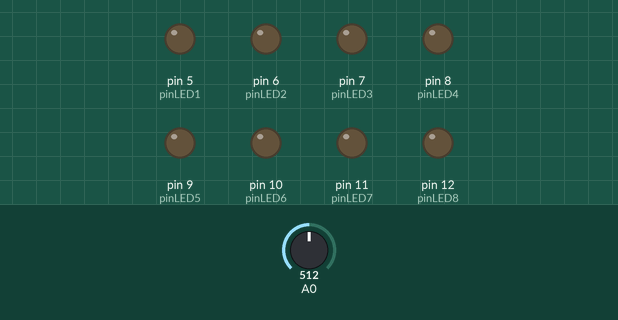
This sketch was run on a simulated Arduino Uno, built with avr-gcc and run on an emulated ATmega328P. On the bench: output pins drawn as LEDs (lit = HIGH). The inputs (shaded band) are chosen by the test bench; at power-on: A0 = 512.

Above: at 2.5 s.
At 7.5 s:
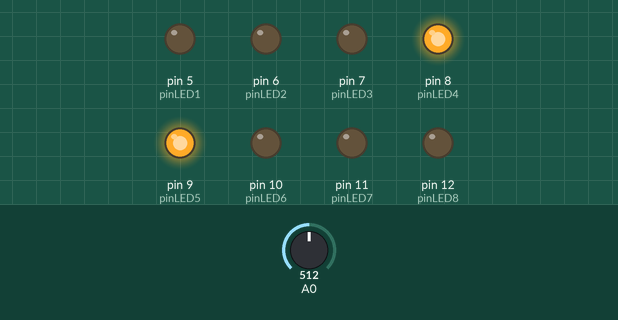
At 12.5 s:
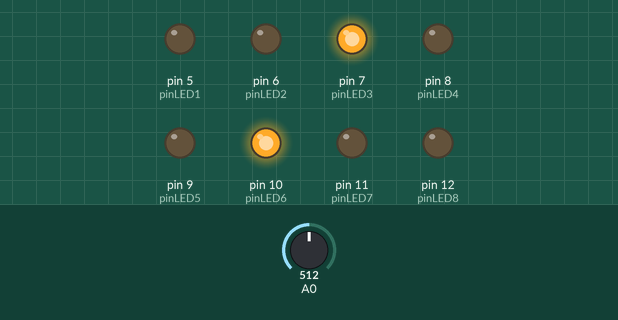
At 17.5 s:
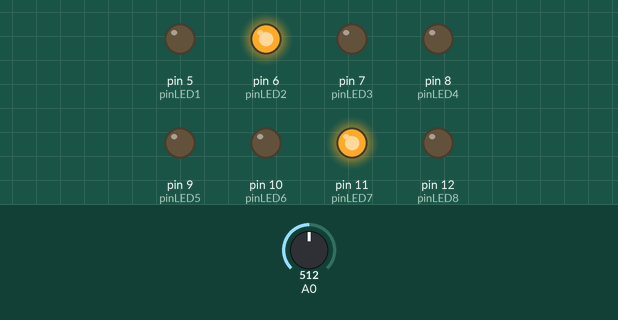
At 22.5 s:
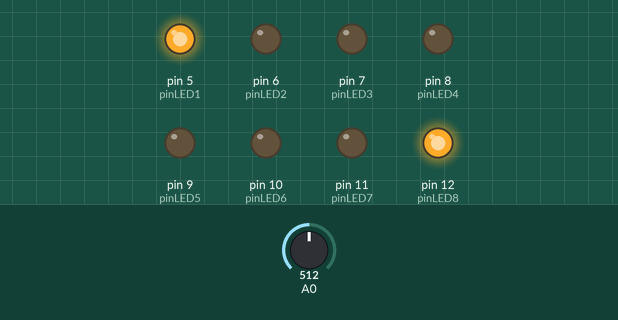
Timing chart, 0 to 32.5 s (numbered marks = the images above):
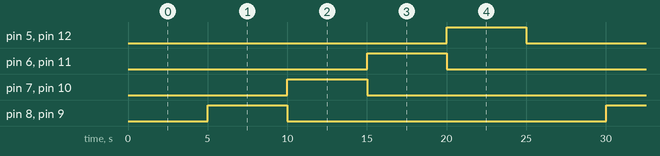

The sketch:

_8_leds_amb_potenciometre2.ino.ino
```cpp
 /*************************************************************************
 **                                                                      **
 **                            coche fantastic                           **
 **                                                                      **
 *************************************************************************/

 //******  Includes  ******************************************************


 //******  Variables  *****************************************************
 const int pinLED1 = 5;
 const int pinLED2 = 6;
 const int pinLED3 = 7;
 const int pinLED4 = 8;
 const int pinLED5 = 9;
 const int pinLED6 = 10;
 const int pinLED7 = 11;
 const int pinLED8 = 12;
 int valorPotenciometre = 0;

 //******  Setup  *****************************************************
 void setup () {

   pinMode(5, OUTPUT);
   pinMode(6, OUTPUT);
   pinMode(7, OUTPUT);
   pinMode(8, OUTPUT);
   pinMode(9, OUTPUT);
   pinMode(10, OUTPUT);
   pinMode(11, OUTPUT);
   pinMode(12, OUTPUT);
   pinMode(A0,INPUT);
   Serial.begin(9600);

 }

 //******  Loop  *****************************************************

 void loop ()
 {
   valorPotenciometre = analogRead(A0);
   valorPotenciometre = map(valorPotenciometre, 0, 1023, 0, 10000);

     digitalWrite(pinLED1, LOW);
     digitalWrite(pinLED2, LOW);
     digitalWrite(pinLED3, LOW);
     digitalWrite(pinLED4, LOW);
     digitalWrite(pinLED5, LOW);
     digitalWrite(pinLED6, LOW);
     digitalWrite(pinLED7, LOW);
     digitalWrite(pinLED8, LOW);
     delay(valorPotenciometre);
     digitalWrite(pinLED1, LOW);
     digitalWrite(pinLED2, LOW);
     digitalWrite(pinLED3, LOW);
     digitalWrite(pinLED4, HIGH);
     digitalWrite(pinLED5, HIGH);
     digitalWrite(pinLED6, LOW);
     digitalWrite(pinLED7, LOW);
     digitalWrite(pinLED8, LOW);
     delay(valorPotenciometre);
     digitalWrite(pinLED1, LOW);
     digitalWrite(pinLED2, LOW);
     digitalWrite(pinLED3, HIGH);
     digitalWrite(pinLED4, LOW);
     digitalWrite(pinLED5, LOW);
     digitalWrite(pinLED6, HIGH);
     digitalWrite(pinLED7, LOW);
     digitalWrite(pinLED8, LOW);
     delay(valorPotenciometre);
     digitalWrite(pinLED1, LOW);
     digitalWrite(pinLED2, HIGH);
     digitalWrite(pinLED3, LOW);
     digitalWrite(pinLED4, LOW);
     digitalWrite(pinLED5, LOW);
     digitalWrite(pinLED6, LOW);
     digitalWrite(pinLED7, HIGH);
     digitalWrite(pinLED8, LOW);
     delay(valorPotenciometre);
     digitalWrite(pinLED1, HIGH);
     digitalWrite(pinLED2, LOW);
     digitalWrite(pinLED3, LOW);
     digitalWrite(pinLED4, LOW);
     digitalWrite(pinLED5, LOW);
     digitalWrite(pinLED6, LOW);
     digitalWrite(pinLED7, LOW);
     digitalWrite(pinLED8, HIGH);
     delay(valorPotenciometre);


     }
```

Measured:
- by itself, pin 5 (pinLED1), pin 6 (pinLED2), pin 7 (pinLED3), pin 8 (pinLED4), pin 9 (pinLED5), pin 10 (pinLED6), pin 11 (pinLED7), pin 12 (pinLED8): alternates HIGH for 5.0 s and LOW for 20.0 s
- by itself, everything shown: repeats every 25.0 s, in 5 steps
